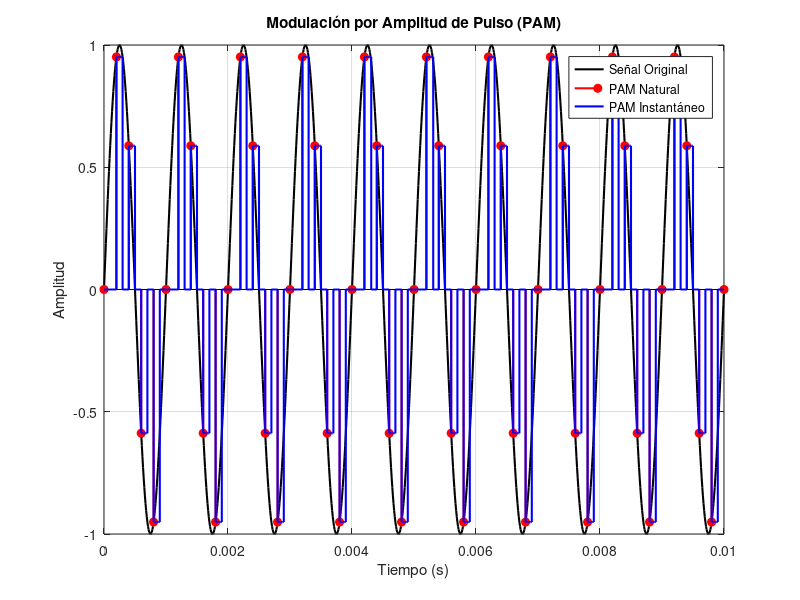

Source code (MATLAB):
% Código MATLAB modificado para mejorar la visualización de PAM Natural
clear; clc; close all;

%% señal original
A = 1;                  % Amplitud 
fc = 1000;              % Frecuencia 
T_cont = 1/100000;      % Período de muestreo
t_final = 0.01;         % Tiempo final
t = 0:T_cont:t_final;   % Vector tiempo

% Señal original
m = A*sin(2*pi*fc*t);

%% PAM Natural
fs_natural = 5000;      % Frecuencia
Ts_natural = 1/fs_natural;  % Período
d_natural = 0.8;        % Ciclo de trabajo
tau_natural = d_natural * Ts_natural;  % Ancho del pulso

%% PAM Instantáneo
fs_instant = 5000;      % Frecuencia 
Ts_instant = 1/fs_instant;    % Período 
d_instant = 0.1;        % Ciclo de trabajo  (tau/T)
T_signal = 1/fc;        % Período de la señal sinusoidal
tau_instant = d_instant * T_signal;  % Ancho 

%% Generación de la modulación PAM Natural
pam_natural = zeros(size(t));
t_sample_natural = 0:Ts_natural:t(end);
for k = 1:length(t_sample_natural)
    [~, idx] = min(abs(t - t_sample_natural(k)));
    pulse_indices = find(t >= t_sample_natural(k) & t < t_sample_natural(k) + tau_natural);
    pam_natural(pulse_indices) = m(idx);
end

%% Generación de la modulación PAM Instantáneo
pam_instant = zeros(size(t));
t_sample_instant = 0:Ts_instant:t(end);
for k = 1:length(t_sample_instant)
    [~, idx] = min(abs(t - t_sample_instant(k)));
    pulse_indices = find(t >= t_sample_instant(k) & t < t_sample_instant(k) + tau_instant);
    pam_instant(pulse_indices) = m(idx);
end

%% Graficar las señales
figure;
plot(t, m, 'k', 'LineWidth', 1.5); hold on;
stem(t_sample_natural, A*sin(2*pi*fc*t_sample_natural), 'r', 'filled','LineWidth',1.5);
stairs(t, pam_instant, 'b', 'LineWidth', 1.5);
legend('Señal Original', 'PAM Natural', 'PAM Instantáneo');
xlabel('Tiempo (s)');
ylabel('Amplitud');
title('Modulación por Amplitud de Pulso (PAM)');
grid on;